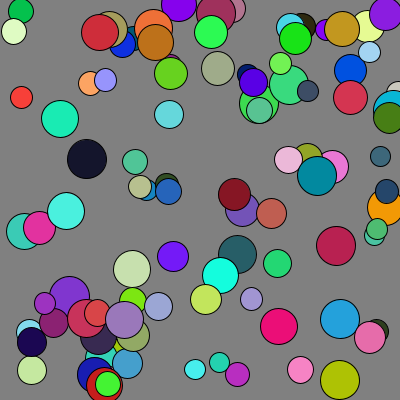
Frame 1 (no input)
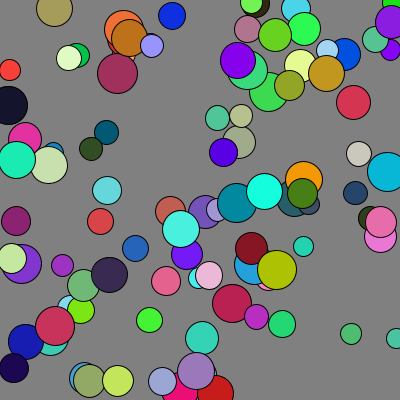
Frame 60 (the mouse pressed at the canvas centre just before this capture)
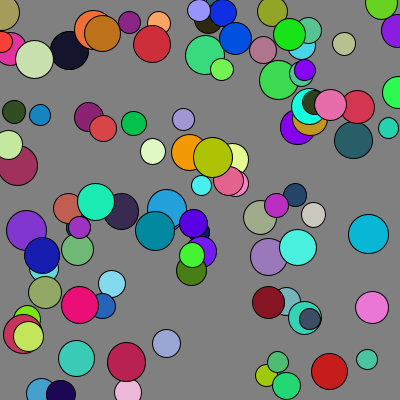
Frame 120 (the mouse held since frame 60 and released just before this capture)

The Processing sketch that drew these frames (run headless with seeded random() and noise(); from frame 60 on, the mouse is pressed at the canvas centre):

// Processing sketch: Animated_Balls
// ── Animated_Balls.pde
int num_Ball = 100;
float [][] centerBall;
float [] radiusBall;
int [][] colorBall;
float [][] speedBall;

void setup()
{
  size(400,400);
  
  centerBall = new float [num_Ball][2];
  radiusBall = new float [num_Ball];
  colorBall = new int [num_Ball][3];
  speedBall = new float [num_Ball][2];
  
  for(int i=0; i<num_Ball; i++)
  {
    centerBall[i][0] = random(400);
    centerBall[i][1] = random(400);
    
    radiusBall[i] = 10 + random(10);
    
    colorBall[i][0] = int(random(255));
    colorBall[i][1] = int(random(255));
    colorBall[i][2] = int(random(255));
    
    speedBall[i][0] = 2-random(4);
    speedBall[i][1] = 2-random(4);
  }
  
}

void draw()
{
  background(128);
  
  for(int i=0; i<num_Ball; i++)
  {
    //pushMatrix();
    //translate(speedBall[i][0], speedBall[i][1]);
    
    centerBall[i][0] = centerBall[i][0] +  speedBall[i][0];
    centerBall[i][1] = centerBall[i][1] +  speedBall[i][1];
    
    if(centerBall[i][0]>width || centerBall[i][0] < 0)
        speedBall[i][0] = -speedBall[i][0];
    
    if(centerBall[i][1]>height || centerBall[i][1] < 0)
        speedBall[i][1] = -speedBall[i][1];
    
    fill(colorBall[i][0], colorBall[i][1], colorBall[i][2]);
    ellipse(centerBall[i][0], centerBall[i][1], 2*radiusBall[i], 2*radiusBall[i]);
    //popMatrix();
  }
  
}
